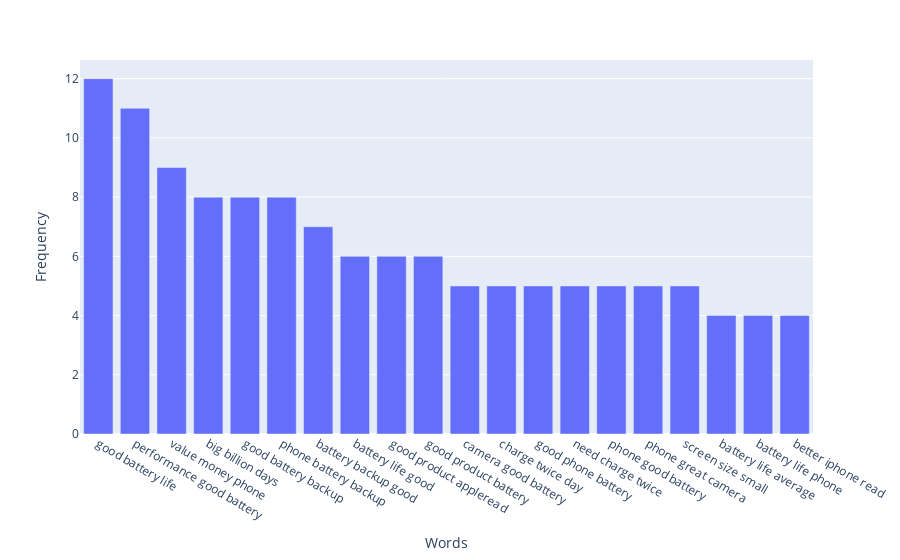

Here is the notebook cell this chart was saved with:
### Code cell
import plotly.express as px
fig = px.bar(df, x='Words', y='Frequency')
fig.show()

### Figure 1 — Plotly figure (JSON) as saved in the notebook; plotly's stock layout.template omitted (floating-point values rounded to 4 significant figures)
{"data": [{"alignmentgroup": "True", "hovertemplate": "Words=%{x}<br>Frequency=%{y}<extra></extra>", "legendgroup": "", "marker": {"color": "#636efa", "pattern": {"shape": ""}}, "name": "", "offsetgroup": "", "orientation": "v", "showlegend": false, "textposition": "auto", "type": "bar", "x": ["good battery life", "performance good battery", "value money phone", "big billion days", "good battery backup", "phone battery backup", "battery backup good", "battery life good", "good product appleread", "good product battery", "camera good battery", "charge twice day", "good phone battery", "need charge twice", "phone good battery", "phone great camera", "screen size small", "battery life average", "battery life phone", "better iphone read"], "xaxis": "x", "y": [12, 11, 9, 8, 8, 8, 7, 6, 6, 6, 5, 5, 5, 5, 5, 5, 5, 4, 4, 4], "yaxis": "y"}], "layout": {"barmode": "relative", "legend": {"tracegroupgap": 0}, "margin": {"t": 60}, "xaxis": {"anchor": "y", "domain": [0, 1], "title": {"text": "Words"}}, "yaxis": {"anchor": "x", "domain": [0, 1], "title": {"text": "Frequency"}}}}
